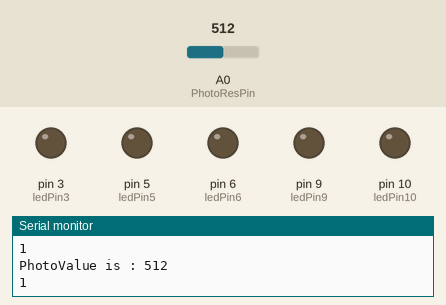
A sketch run on a simulated Arduino Uno, built with avr-gcc and run on an emulated ATmega328P. Parts: output pins drawn as LEDs (lit = HIGH), the last lines printed to the serial monitor. Inputs (shaded band) come from the test bench; at power-on: A0 (PhotoResPin) = 512.

Above: at 1.2 s.
1.3 s: A0 (PhotoResPin) set to 481
At 3.3 s:
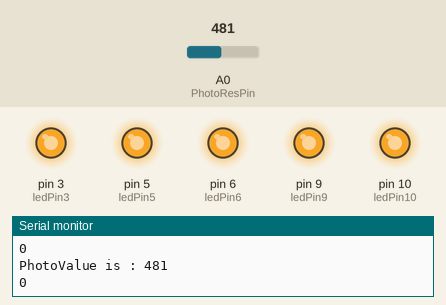
4.3 s: A0 (PhotoResPin) set to 510
At 5.0 s:
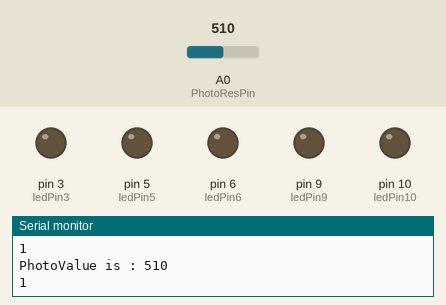
5.8 s: A0 (PhotoResPin) set to 490
At 6.18 s:
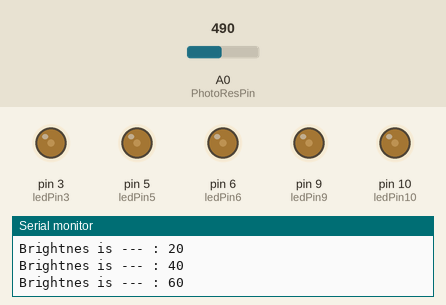
8.8 s: A0 (PhotoResPin) set to 511
At 9.2 s:
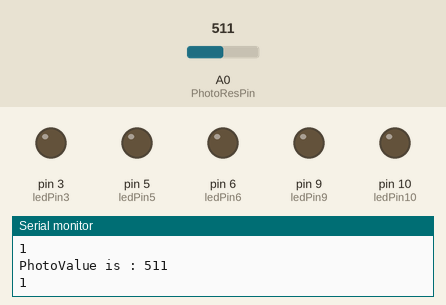
Timing chart, 0 to 11.3 s (numbered marks = the images above; inputs shaded):
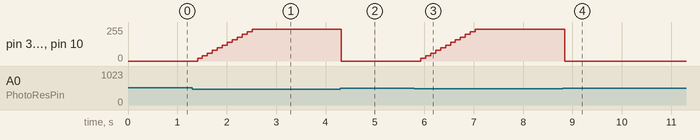

Measured:
- the behaviour switches between 500 and 499 on A0 (PhotoResPin) (found by bisection; images 0 and 1)
- after the input at 1.3 s, pin 3 (ledPin3), pin 5 (ledPin5), pin 6 (ledPin6), pin 9 (ledPin9), pin 10 (ledPin10): moves from 0/255 to 240/255 over 1.1 s, starting after 0.11 s
- after the input at 4.3 s, pin 3 (ledPin3), pin 5 (ledPin5), pin 6 (ledPin6), pin 9 (ledPin9), pin 10 (ledPin10): 240/255 → 0/255 at once
- after the input at 5.8 s, pin 3 (ledPin3), pin 5 (ledPin5), pin 6 (ledPin6), pin 9 (ledPin9), pin 10 (ledPin10): moves from 0/255 to 240/255 over 1.1 s, starting after 0.13 s
- after the input at 8.8 s, pin 3 (ledPin3), pin 5 (ledPin5), pin 6 (ledPin6), pin 9 (ledPin9), pin 10 (ledPin10): 240/255 → 0/255 at once

The sketch:

smartParkLights.ino
```cpp
int ledPin2 = 2;
int ledPin3 = 3;
int ledPin5 = 5;
int ledPin6 = 6;
int ledPin9 = 9;
int ledPin10 = 10;
//int ledPin11 = 11;
int PhotoResPin = A0;
int PhotoResValue = 0;
int brightness = 0;
int interval = 20;
int PhotoResLimitValue = 500;
int SwitchIs = 1; // 1 = ON , 0 = OFF


void setup() {
//pinMode(ledPin2, OUTPUT);
pinMode(ledPin3, OUTPUT);
pinMode(ledPin5, OUTPUT);
pinMode(ledPin6, OUTPUT);
pinMode(ledPin9, OUTPUT);
pinMode(ledPin10, OUTPUT);
//pinMode(ledPin11, OUTPUT);
Serial.begin(9600);

}


void loop() {
   PhotoResValue = analogRead(PhotoResPin);
   //PanelVal = map(PhotoResistorVal, 0, 1023, 0, 255);
   Serial.print("PhotoValue is : ");
   Serial.println(PhotoResValue);
   Serial.println(SwitchIs);

   if(PhotoResValue < PhotoResLimitValue && SwitchIs == 1 ){
     while (brightness < 250  ) {

     //analogWrite(ledPin, brightness);
    //digitalWrite(ledPin2,  HIGH);
      analogWrite(ledPin3,  brightness);
      analogWrite(ledPin5,  brightness);
      analogWrite(ledPin6,  brightness);
      analogWrite(ledPin9,  brightness);
      analogWrite(ledPin10, brightness);
   // analogWrite(ledPin11, brightness);
     brightness = brightness + interval;
     delay(100);

    //PhotoResistorVal = analogRead(PanelPin);
    //PanelVal = map(PhotoResistorVal, 0, 1023, 0, 255);

    Serial.print("Brightnes is --- : ");
     Serial.println(brightness);
     }
   }

  SwitchIs = 0;

  if(PhotoResValue > PhotoResLimitValue){
    brightness = 0;
    SwitchIs = 1;
    analogWrite(ledPin3,  brightness);
    analogWrite(ledPin5,  brightness);
    analogWrite(ledPin6,  brightness);
    analogWrite(ledPin9,  brightness);
    analogWrite(ledPin10, brightness);
  }
  delay(100);
  // brightness = 0;
   //if(PanelVal < OnOffValue){
    //digitalWrite(ledPin2,  LOW);
    //analogWrite(ledPin3,  brightness);
   // analogWrite(ledPin5,  brightness);
    //analogWrite(ledPin6,  brightness);
    //analogWrite(ledPin9,  brightness);
    //analogWrite(ledPin10, brightness);
    //analogWrite(ledPin11, brightness);
   //}

 }
```
